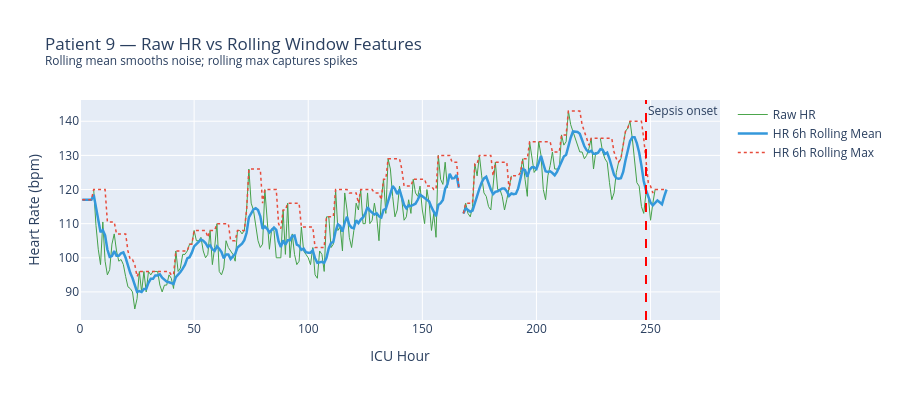

Notebook code cell kept with this figure:
### Markdown cell above
### What do rolling features look like visually?

Let's visualize HR rolling mean vs raw HR for a sepsis patient to see 
what the rolling window actually captures.

### Code cell
# ── Visualize rolling features for a sepsis patient ─────────────────────────
# Find a sepsis patient with a clear HR trend
patient_sepsis = df.groupby('Patient_ID')['SepsisLabel'].max()
sepsis_pids = patient_sepsis[patient_sepsis == 1].index

# Pick a patient with at least 40 hours of data
sample_pid = df[df['Patient_ID'].isin(sepsis_pids)].groupby(
    'Patient_ID')['Hour'].count().loc[lambda x: x >= 40].index[0]

sample = df[df['Patient_ID'] == sample_pid].sort_values('Hour')
onset  = sample[sample['SepsisLabel'] == 1]['Hour'].min()

fig = go.Figure()

# Raw HR
fig.add_trace(go.Scatter(
    x=sample['Hour'], y=sample['HR'],
    mode='lines', name='Raw HR',
    line=dict(color='green', width=1),
    opacity=0.7
))

# Rolling mean
fig.add_trace(go.Scatter(
    x=sample['Hour'], y=sample['HR_mean_6h'],
    mode='lines', name='HR 6h Rolling Mean',
    line=dict(color='#3498db', width=2.5)
))

# Rolling max
fig.add_trace(go.Scatter(
    x=sample['Hour'], y=sample['HR_max_6h'],
    mode='lines', name='HR 6h Rolling Max',
    line=dict(color='#e74c3c', width=1.5, dash='dot')
))

# Sepsis onset line
if not pd.isna(onset):
    fig.add_vline(x=onset, line_dash='dash', line_color='red',
                  annotation_text='Sepsis onset', annotation_position='top right')

fig.update_layout(
    title=f'Patient {sample_pid} — Raw HR vs Rolling Window Features<br>'
          f'<sup>Rolling mean smooths noise; rolling max captures spikes</sup>',
    xaxis_title='ICU Hour',
    yaxis_title='Heart Rate (bpm)',
    height=400
)
fig.show()
print('Notice how the rolling mean smooths out hourly noise while capturing the overall trend.')

### Figure 1 — Plotly figure (JSON) as saved in the notebook; plotly's stock layout.template omitted (floating-point values rounded to 4 significant figures; data arrays with more than 128 entries replaced by an {"elided": "..."} marker saying what was removed)
{"data": [{"line": {"color": "green", "width": 1}, "mode": "lines", "name": "Raw HR", "opacity": 0.7, "type": "scatter", "x": {"elided": "258 int values"}, "y": {"elided": "258 float values"}}, {"line": {"color": "#3498db", "width": 2.5}, "mode": "lines", "name": "HR 6h Rolling Mean", "type": "scatter", "x": {"elided": "258 int values"}, "y": {"elided": "258 float values"}}, {"line": {"color": "#e74c3c", "dash": "dot", "width": 1.5}, "mode": "lines", "name": "HR 6h Rolling Max", "type": "scatter", "x": {"elided": "258 int values"}, "y": {"elided": "258 float values"}}], "layout": {"annotations": [{"showarrow": false, "text": "Sepsis onset", "x": 248, "xanchor": "left", "xref": "x", "y": 1, "yanchor": "top", "yref": "y domain"}], "height": 400, "shapes": [{"line": {"color": "red", "dash": "dash"}, "type": "line", "x0": 248, "x1": 248, "xref": "x", "y0": 0, "y1": 1, "yref": "y domain"}], "title": {"text": "Patient 9 — Raw HR vs Rolling Window Features<br><sup>Rolling mean smooths noise; rolling max captures spikes</sup>"}, "xaxis": {"title": {"text": "ICU Hour"}}, "yaxis": {"title": {"text": "Heart Rate (bpm)"}}}}
